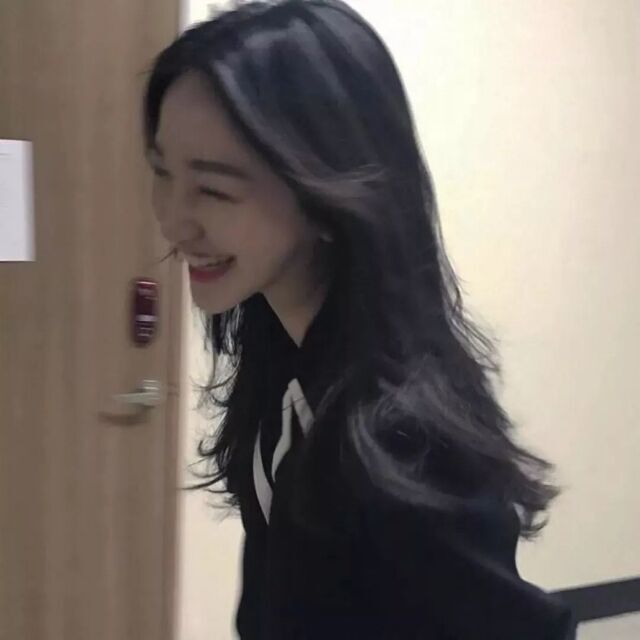
#> input picture pan.jpg, 640 x 640 px
$ python '彩色.py'
#> lines starting #> are read from the running program, lines starting #| are printed output that depends on the picture
# -*- coding:utf-8 -*-
from PIL import Image
import os
from PIL import Image, ImageFont, ImageDraw
import argparse

IMG = r'pan.jpg'  #文件路径

WIDTH = 80  #定义输出画面的宽度
HEIGHT = 45  #定义
ascii_char = list("@$B%8&WM#*oahkbdpqwmZO0QLCJUYXzcvunxrjft/\|()1{}[]?-_+~<>i!lI;:,\"^`'. ")  #所用字符列表

# 将256灰度映射到70个字符上
def get_char(r, g, b, alpha=256):  # alpha透明度
    if alpha == 0:
        return ' '
    length = len(ascii_char)
    gray = int(0.2126 * r + 0.7152 * g + 0.0722 * b)  # 计算灰度
    unit = (256.0 + 1) / length
    return ascii_char[int(gray / unit)]  # 不同的灰度对应着不同的字符

# 通过灰度来区分色块
#该部分以下和灰度值字符画区别所在
if __name__=='__main__':
    im = Image.open(IMG)
#> im is the input picture: PIL image 640x640 RGB; mean R, G, B 120.7, 112.2, 106.3
    WIDTH = int(im.width/6) #高度比例为原图的1/6较好，由于字体宽度
#> WIDTH = 106
    HEIGHT = int(im.height/15)  #高度比例为原图的1/15较好，由于字体高度
#> HEIGHT = 42
    im_txt = Image.new("RGB",(im.width,im.height),(255,255,255))
#> im_txt: PIL image 640x640 RGB; every value is 255
    im = im.resize((WIDTH,HEIGHT),Image.NEAREST)
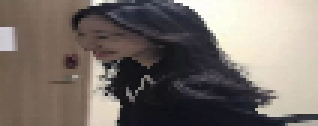
#> im: PIL image 106x42 RGB (shown 3 times larger); mean R, G, B 120.7, 112.2, 106.4
    txt = ""
    colors = []
    for i in range(HEIGHT):
        for j in range(WIDTH):
            pixel = im.getpixel((j,i))
            colors.append((pixel[0],pixel[1],pixel[2]))#记录像素颜色信息
            if(len(pixel) == 4):
                txt += get_char(pixel[0],pixel[1],pixel[2],pixel[3])
            else:
                txt += get_char(pixel[0],pixel[1],pixel[2])
        txt += '\n'
        colors.append((255,255,255))
    dr = ImageDraw.Draw(im_txt)
    font=ImageFont.load_default().font#获取字体
    x=y=0
    #获取字体的宽高
    font_w,font_h=font.getsize(txt[1])
#> (the run stopped early here; a loop or call above may not have finished)

$ run again, with image1.jpg copied over pan.jpg
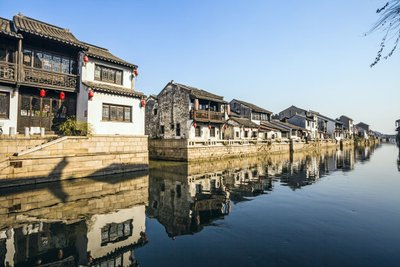
#> input picture image1.jpg, 400 x 267 px
#> im is the input picture: PIL image 400x267 RGB; mean R, G, B 130.5, 139.8, 143.3
#> im_txt: PIL image 400x267 RGB; every value is 255
#> `im = im.resize((WIDTH,HEIGHT),Image.NEAREST)`:
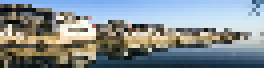
#> im: PIL image 66x17 RGB (shown 4 times larger); mean R, G, B 129.7, 139.4, 143.3

$ run again, with yan.jpg copied over pan.jpg
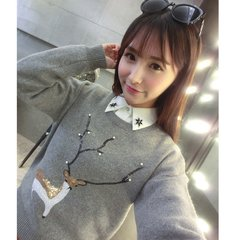
#> input picture yan.jpg, 240 x 240 px
#> im is the input picture: PIL image 240x240 RGB; mean R, G, B 157.5, 153.6, 148.9
#> im_txt: PIL image 240x240 RGB; every value is 255
#> `im = im.resize((WIDTH,HEIGHT),Image.NEAREST)`:
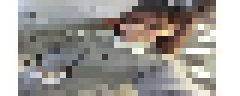
#> im: PIL image 40x16 RGB (shown 6 times larger); mean R, G, B 158.7, 155, 150.3

$ run again, with yan1.jpg copied over pan.jpg
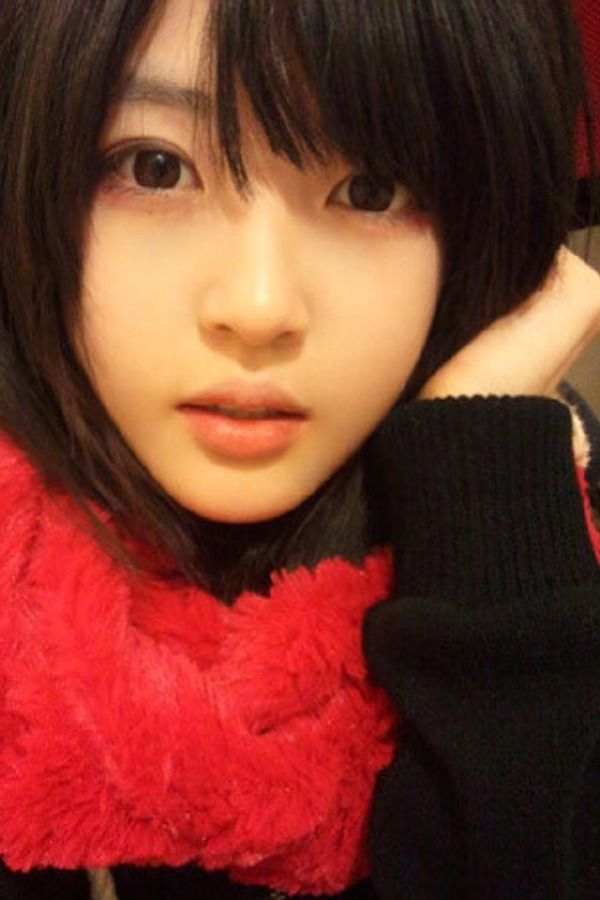
#> input picture yan1.jpg, 600 x 900 px
#> im is the input picture: PIL image 600x900 RGB; mean R, G, B 122.2, 57.3, 43.3
#> im_txt: PIL image 600x900 RGB; every value is 255
#> `im = im.resize((WIDTH,HEIGHT),Image.NEAREST)`:
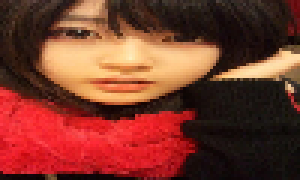
#> im: PIL image 100x60 RGB (shown 3 times larger); mean R, G, B 122.3, 57.4, 43.3
